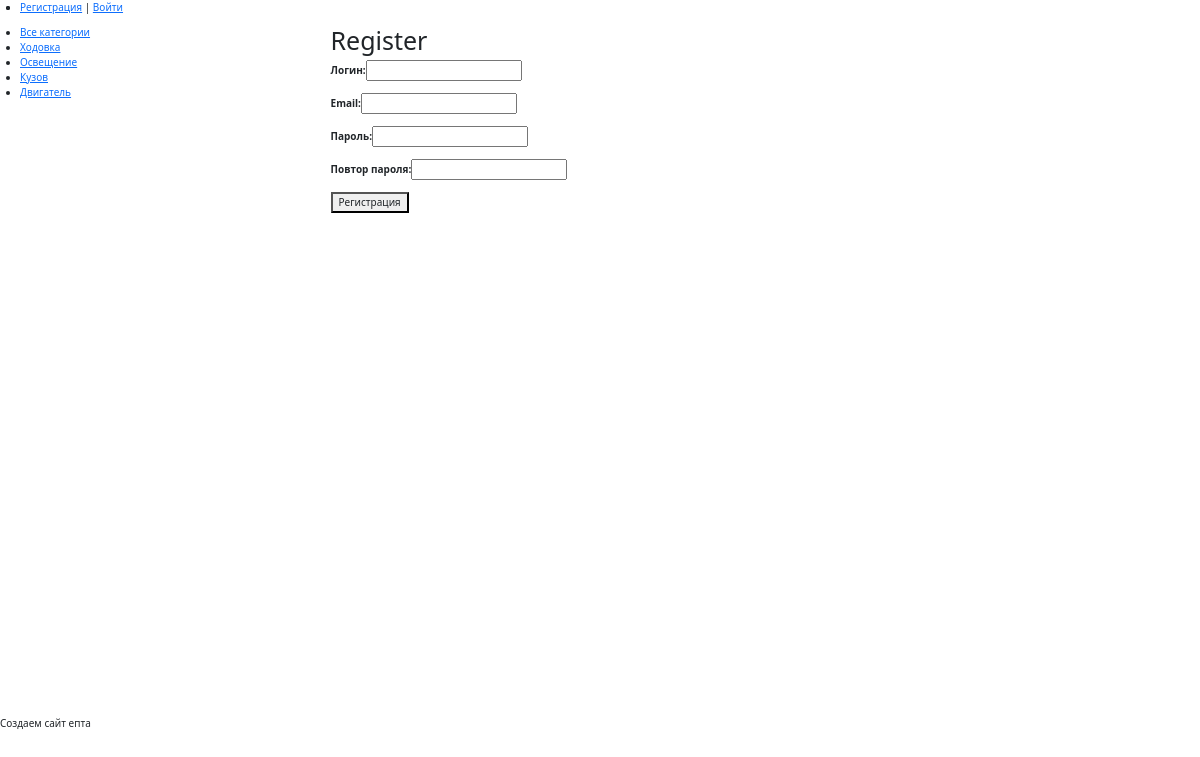
Screenshot of /register/ with the database file from the repository.
### Blog/models.py (models this page shows, shortened)
class Category(models.Model):
    objects = models.Manager()
    name = models.CharField(max_length=100, db_index=True, verbose_name="Категория")
    slug = models.SlugField(max_length=255, unique=True, db_index=True, verbose_name="URL")
    def get_absolute_url(self):
        return reverse('category', kwargs={'cat_slug': self.slug})
    class Meta:
        verbose_name = 'Категория'
        verbose_name_plural = 'Категории'
        ordering = ['id']

### Blog/views.py (the view, shortened to what this page needs)
# urls.py: path('register/', RegisterUser.as_view(), name='register'),
class RegisterUser(CreateView):
    form_class = RegisterUserForm
    template_name = 'blog/register.html'
    success_url = reverse_lazy('login')
    def get_context_data(self, **kwargs):
        context = super().get_context_data(**kwargs)
        context['title'] = 'Register'
        return context

### Blog/forms.py
class RegisterUserForm(UserCreationForm):
    username = forms.CharField(label='Логин', widget=forms.TextInput(attrs={'class': 'form-input'}))
    email = forms.EmailField(label='Email', widget=forms.EmailInput(attrs={'class': 'form-input'}))
    password1 = forms.CharField(label='Пароль', widget=forms.PasswordInput(attrs={'class': 'form-input'}))
    password2 = forms.CharField(label='Повтор пароля', widget=forms.PasswordInput(attrs={'class': 'form-input'}))
    class Meta:
        model = User
        fields = ('username', 'email', 'password1', 'password2')

### Blog/templatetags/blog_tags.py (called while the page is built)
@register.inclusion_tag('blog/list_categories.html')
def show_categories(sort=None, cat_selected=0):
    if not sort:
        cats = Category.objects.all()
    else:
        cats = Category.objects.order_by(sort)
    return {"cats": cats, "cat_selected": cat_selected}

### Blog/templates/blog/register.html (shortened to what this page needs)
{% extends 'blog/base.html' %}
{% block content %}
<h1>{{title}}</h1>
<form method="post">
{% for f in form %}
<p><label class="form-label" for="{{ f.id_for_label }}">{{f.label}}: </label>{{ f }}</p>
{% endfor %}
    <button type="submit">Регистрация</button>
</form>
{% endblock %}

### Blog/templates/blog/base.html (shortened to what this page needs)
{% load static %}
{% load bootstrap3 %}
{% load blog_tags %}
<!DOCTYPE html>
<html>
<head>
    <link type="text/css" href="{% static 'blog/css/styles.css' %}" rel="stylesheet"/>
    <link href="css/bootstrap.min.css" rel="stylesheet">
    <link href="https://cdn.jsdelivr.net/npm/bootstrap@5.0.1/dist/css/bootstrap.min.css" rel="stylesheet"
>
</head>
<body>
<table class="table-page" border=0 cellpadding="0" cellspacing="0">
    <tr>
        <td valign=top>
            {% block mainmenu %}
            <div class="header">
                <ul id="mainmenu" class="mainmenu">
                    {% if request.user.is_authenticated %}
                    <li class="last"> Привет {{user.username}} | <a href="{% url 'logout' %}">Выйти</a></li>
                    {% else %}
                    <li class="last"><a href="{% url 'register' %}">Регистрация</a> | <a
                            href="{% url 'login' %}">Войти</a></li>
                    {% endif %}
                </ul>
            </div>
            {% endblock mainmenu %}
            <table class="table-content" border=0 cellpadding="0" cellspacing="0">
                <tr>
                    <td valign="top" class="left-chapters">
                        <ul id="leftchapters">
                            <li><a href="{% url 'home' %}">Все категории</a></li>
                            {% show_categories '-name' cat_selected%}
                        </ul>
                    </td>
                    <td valign="top">
                        <div>
                            {% block content %}
                            {% endblock %}
                        </div>
                    </td>
                </tr>
            </table>
        </td>
    </tr>
    <tr>
        <td valign=top>
            <div id="footer">
                <p>Создаем сайт епта</p>
            </div>
        </td>
    </tr>
</table>
</body>
</html>

### Blog/templates/blog/list_categories.html
{% for c in cats %}
	{% if c.pk == cat_selected %}
		<li class="selected">{{c.name}}</li>
	{% else %}
		<li><a href="{{ c.get_absolute_url }}">{{c.name}}</a></li>
	{% endif %}
{% endfor %}

### Blog/static/blog/css/styles.css (style rules this page uses)
html, body { font-family: 'Arial'; margin: 0; padding: 0; height: 100%; width: 100%; color: #444; }
a { color: #0059b2; text-decoration: none; }
.table-content { width: 100%; min-height: 70%; height: 70%; }
.table-page { width: 100%; height: 100%; vertical-align: top; }

### rows the page displays
Category: name "Ходовка"
Category: name "Освещение"
Category: name "Кузов"
Category: name "Двигатель"

### other values shown
{{ title }} "Register"
{{ f.label }} "Логин" "Email" "Пароль" "Повтор пароля"
